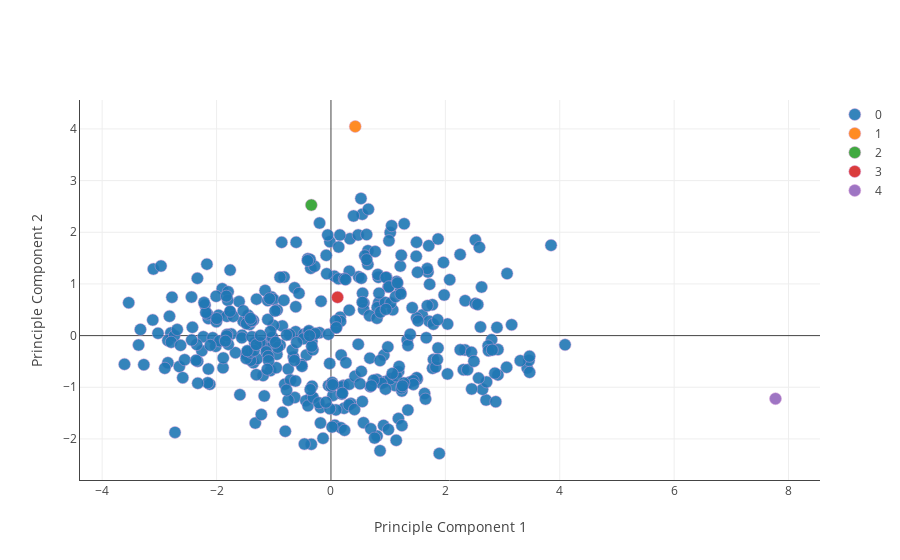

Write notebook code for a chart like this one.
### Code cell
file_name = "data/cho.txt"
k_value = 5
driver(file_name, k_value)

### Figure 1 — Plotly figure (JSON) as saved in the notebook; plotly's stock layout.template omitted (floating-point values rounded to 4 significant figures; data arrays with more than 128 entries replaced by an {"elided": "..."} marker saying what was removed)
{"data": [{"marker": {"line": {"color": "rgba(217, 154, 217, 123)", "width": 0.5}, "opacity": 0.9, "size": 12}, "mode": "markers", "name": 0, "type": "scatter", "x": {"elided": "382 float values"}, "y": {"elided": "382 float values"}}, {"marker": {"line": {"color": "rgba(217, 154, 217, 123)", "width": 0.5}, "opacity": 0.9, "size": 12}, "mode": "markers", "name": 1, "type": "scatter", "x": [0.4246], "y": [4.047]}, {"marker": {"line": {"color": "rgba(217, 154, 217, 123)", "width": 0.5}, "opacity": 0.9, "size": 12}, "mode": "markers", "name": 2, "type": "scatter", "x": [-0.3432], "y": [2.526]}, {"marker": {"line": {"color": "rgba(217, 154, 217, 123)", "width": 0.5}, "opacity": 0.9, "size": 12}, "mode": "markers", "name": 3, "type": "scatter", "x": [0.115], "y": [0.7424]}, {"marker": {"line": {"color": "rgba(217, 154, 217, 123)", "width": 0.5}, "opacity": 0.9, "size": 12}, "mode": "markers", "name": 4, "type": "scatter", "x": [7.772], "y": [-1.22]}], "layout": {"xaxis": {"showline": true, "title": "Principle Component 1"}, "yaxis": {"showline": true, "title": "Principle Component 2"}}}
